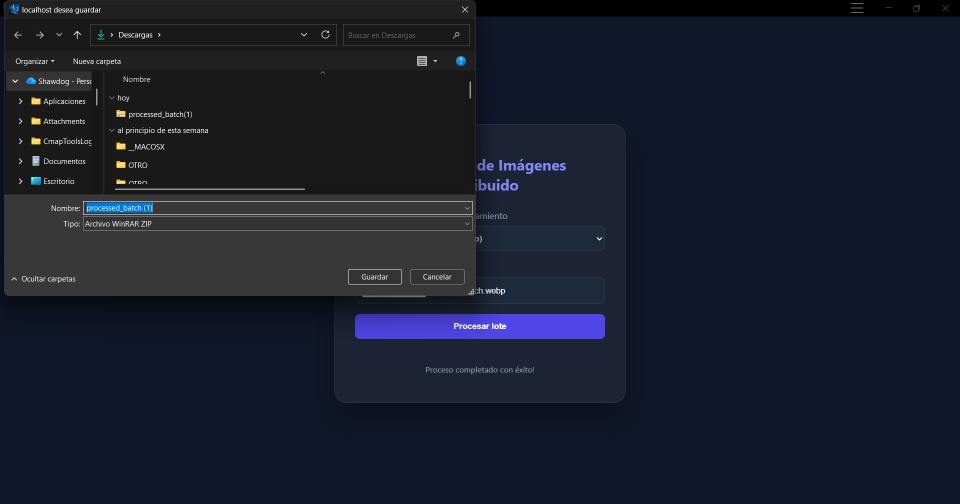
#> input picture capturas/10-testing-processing.png, 1919 x 1008 px (shown at 1/2 size)
$ python -i ImageProcessor.py   (imports and definitions only)
#> lines starting #> are read from the running program, lines starting #| are printed output that depends on the picture
#> further down, picture is the input picture: shape (1008, 1919, 3); mean B, G, R 44.5, 29.9, 24.4
import cv2
import numpy as np

class ImageProcessor:
    # [61 lines left out: functions process, to_grayscale, apply_blur, detect_edges, resize, rotate and 1 more, not called in this run]


    @staticmethod
    def adjust_brightness(image, value=30):
        """Increases or decreases brightness."""
#> called with value = 30
        # We use a helper to prevent 'wraparound' (e.g., 250 + 10 becoming 4)
        hsv = cv2.cvtColor(image, cv2.COLOR_BGR2HSV) if len(image.shape) == 3 else None
#> hsv: shape (1008, 1919, 3); mean H, S, V 77.8, 111, 44.8
        if hsv is not None:
            h, s, v = cv2.split(hsv)
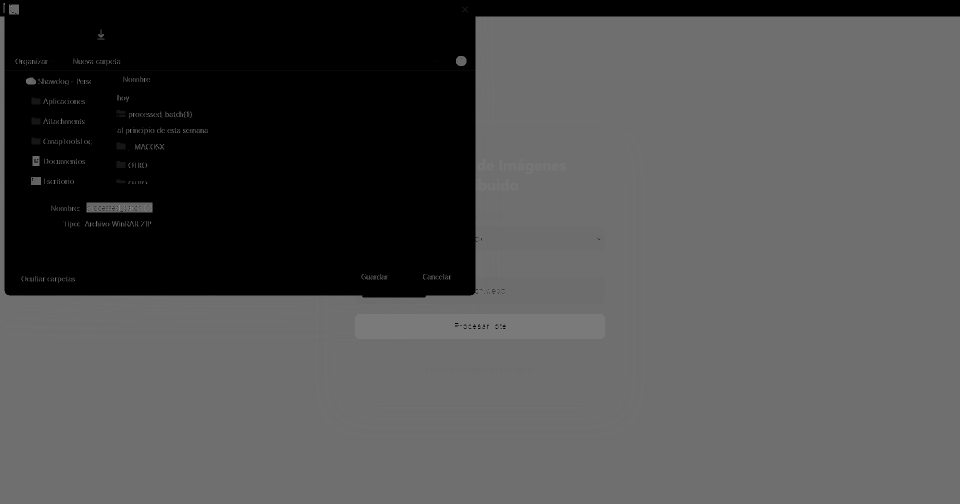
#> h: shape (1008, 1919) (shown at 1/2 size); min 0, max 177, mean 77.8
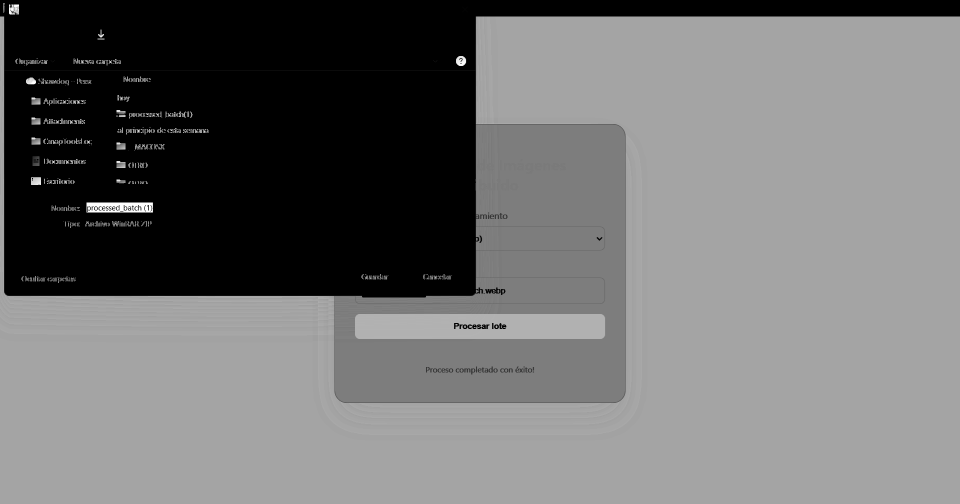
#> s: shape (1008, 1919) (shown at 1/2 size); min 0, max 255, mean 111
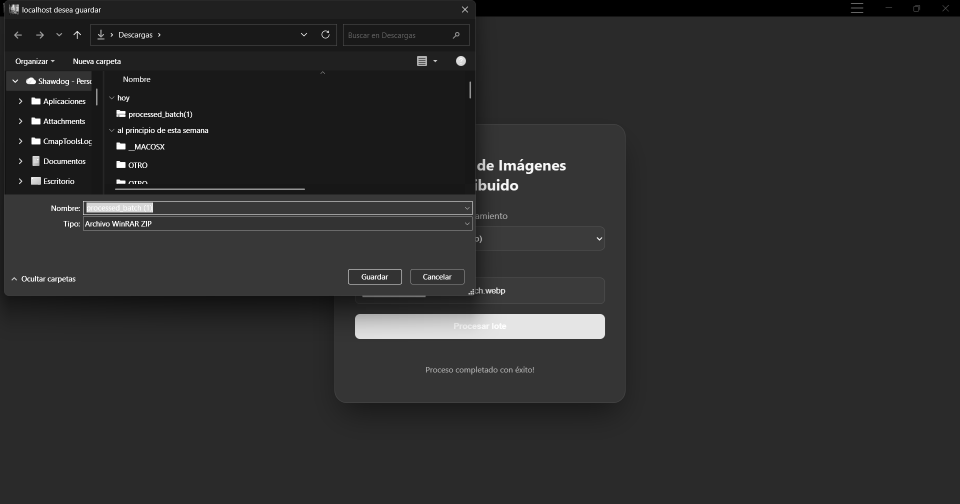
#> v: shape (1008, 1919) (shown at 1/2 size); min 0, max 255, mean 44.8
            v = cv2.add(v, value)
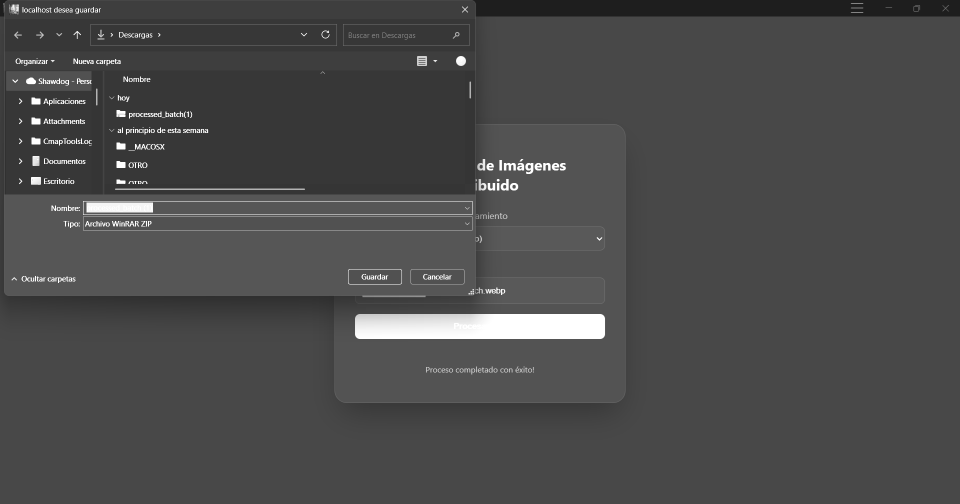
#> v: shape (1008, 1919) (shown at 1/2 size); min 30, max 255, mean 74.7
            final_hsv = cv2.merge((h, s, v))
#> final_hsv: shape (1008, 1919, 3); mean H, S, V 77.8, 111, 74.7
            return cv2.cvtColor(final_hsv, cv2.COLOR_HSV2BGR)
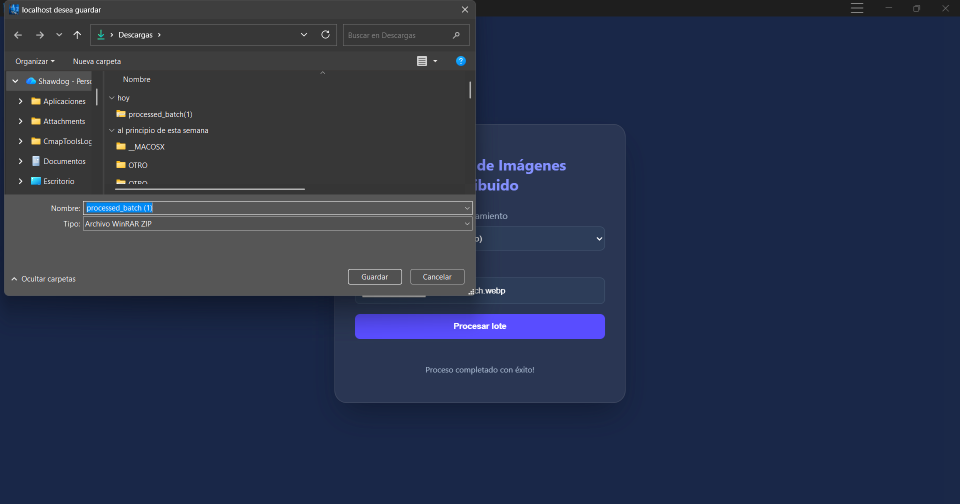
#> returned value: shape (1008, 1919, 3) (shown at 1/2 size); mean B, G, R 74.3, 50.2, 40.9
        return cv2.add(image, value)


    # [29 lines left out: functions threshold, sharpen, add_watermark, not called in this run]

>>> import cv2
>>> picture = cv2.imread('../capturas/10-testing-processing.png')
>>> result = ImageProcessor().adjust_brightness(picture)
